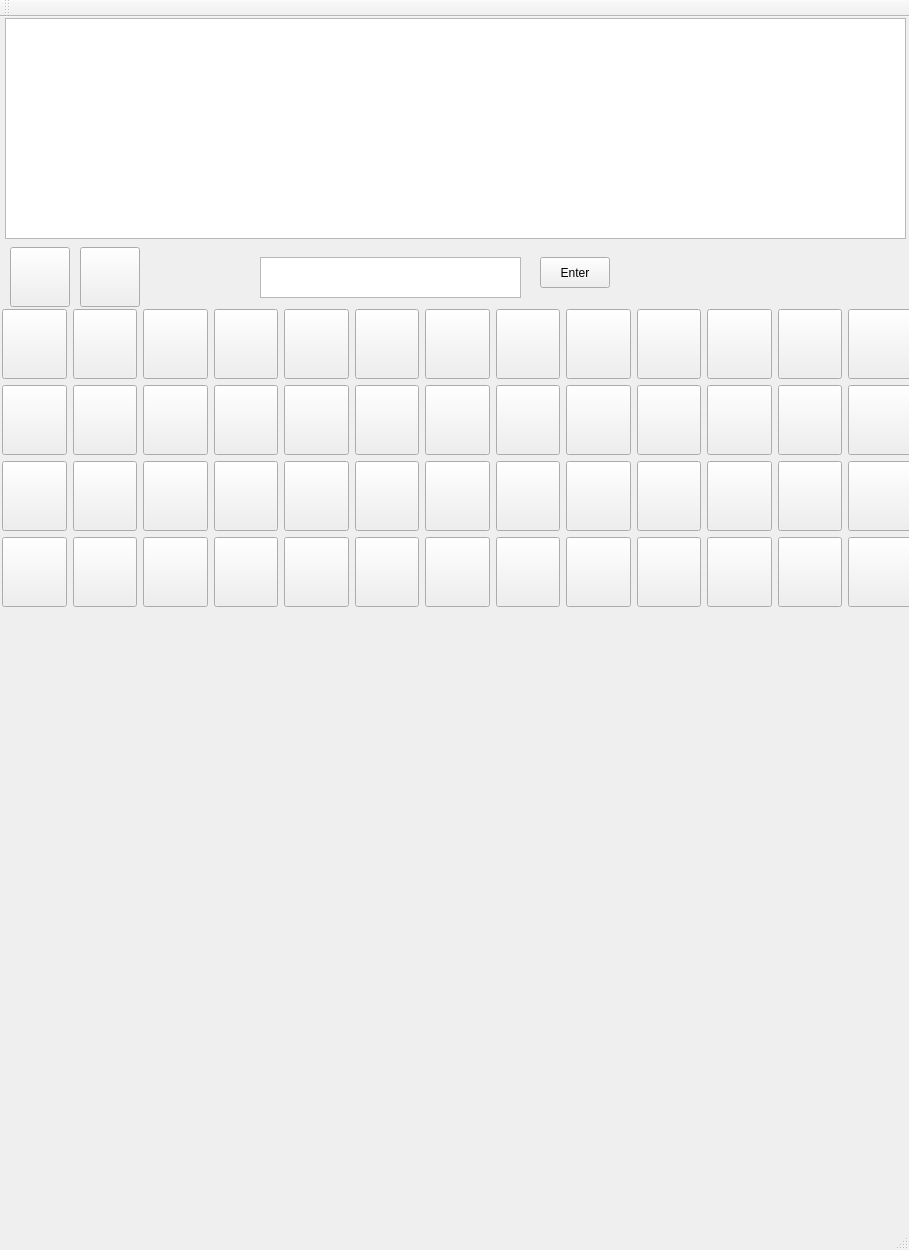
<?xml version="1.0" encoding="UTF-8"?>
<ui version="4.0">
 <class>MainWindow</class>
 <widget class="QMainWindow" name="MainWindow">
  <property name="geometry">
   <rect>
    <x>0</x>
    <y>0</y>
    <width>909</width>
    <height>1250</height>
   </rect>
  </property>
  <property name="sizePolicy">
   <sizepolicy hsizetype="Preferred" vsizetype="Preferred">
    <horstretch>1</horstretch>
    <verstretch>1</verstretch>
   </sizepolicy>
  </property>
  <property name="windowTitle">
   <string>MainWindow</string>
  </property>
  <widget class="QWidget" name="centralwidget">
   <widget class="QPushButton" name="pushButton_55">
    <property name="geometry">
     <rect>
      <x>540</x>
      <y>240</y>
      <width>70</width>
      <height>31</height>
     </rect>
    </property>
    <property name="sizePolicy">
     <sizepolicy hsizetype="Preferred" vsizetype="Preferred">
      <horstretch>0</horstretch>
      <verstretch>0</verstretch>
     </sizepolicy>
    </property>
    <property name="maximumSize">
     <size>
      <width>70</width>
      <height>70</height>
     </size>
    </property>
    <property name="styleSheet">
     <string notr="true">#pushButton{
background: transparent url(:/cards.png) no-repeat 0 0;

}
#pushButton:pressed
{
   background: transparent url(:/cards.png) no-repeat 0 0;
}
</string>
    </property>
    <property name="text">
     <string>Enter</string>
    </property>
   </widget>
   <widget class="QTextBrowser" name="textBrowser">
    <property name="geometry">
     <rect>
      <x>5</x>
      <y>1</y>
      <width>901</width>
      <height>221</height>
     </rect>
    </property>
    <property name="sizePolicy">
     <sizepolicy hsizetype="Preferred" vsizetype="Preferred">
      <horstretch>0</horstretch>
      <verstretch>0</verstretch>
     </sizepolicy>
    </property>
    <property name="autoFillBackground">
     <bool>true</bool>
    </property>
   </widget>
   <widget class="QWidget" name="layoutWidget">
    <property name="geometry">
     <rect>
      <x>2</x>
      <y>292</y>
      <width>911</width>
      <height>301</height>
     </rect>
    </property>
    <layout class="QGridLayout" name="gridLayout">
     <item row="3" column="1">
      <widget class="QPushButton" name="D_2">
       <property name="sizePolicy">
        <sizepolicy hsizetype="Preferred" vsizetype="Preferred">
         <horstretch>0</horstretch>
         <verstretch>0</verstretch>
        </sizepolicy>
       </property>
       <property name="maximumSize">
        <size>
         <width>70</width>
         <height>70</height>
        </size>
       </property>
       <property name="styleSheet">
        <string notr="true">#pushButton{
background: transparent url(:/cards.png) no-repeat 0 0;

}
#pushButton:pressed
{
   background: transparent url(:/cards.png) no-repeat 0 0;
}
</string>
       </property>
       <property name="text">
        <string/>
       </property>
      </widget>
     </item>
     <item row="2" column="1">
      <widget class="QPushButton" name="H_2">
       <property name="sizePolicy">
        <sizepolicy hsizetype="Preferred" vsizetype="Preferred">
         <horstretch>0</horstretch>
         <verstretch>0</verstretch>
        </sizepolicy>
       </property>
       <property name="maximumSize">
        <size>
         <width>70</width>
         <height>70</height>
        </size>
       </property>
       <property name="styleSheet">
        <string notr="true">#pushButton{
background: transparent url(:/cards.png) no-repeat 0 0;

}
#pushButton:pressed
{
   background: transparent url(:/cards.png) no-repeat 0 0;
}
</string>
       </property>
       <property name="text">
        <string/>
       </property>
      </widget>
     </item>
     <item row="1" column="5">
      <widget class="QPushButton" name="C_6">
       <property name="sizePolicy">
        <sizepolicy hsizetype="Preferred" vsizetype="Preferred">
         <horstretch>0</horstretch>
         <verstretch>0</verstretch>
        </sizepolicy>
       </property>
       <property name="maximumSize">
        <size>
         <width>70</width>
         <height>70</height>
        </size>
       </property>
       <property name="styleSheet">
        <string notr="true">#pushButton{
background: transparent url(:/cards.png) no-repeat 0 0;

}
#pushButton:pressed
{
   background: transparent url(:/cards.png) no-repeat 0 0;
}
</string>
       </property>
       <property name="text">
        <string/>
       </property>
      </widget>
     </item>
     <item row="2" column="2">
      <widget class="QPushButton" name="H_3">
       <property name="sizePolicy">
        <sizepolicy hsizetype="Preferred" vsizetype="Preferred">
         <horstretch>0</horstretch>
         <verstretch>0</verstretch>
        </sizepolicy>
       </property>
       <property name="maximumSize">
        <size>
         <width>70</width>
         <height>70</height>
        </size>
       </property>
       <property name="styleSheet">
        <string notr="true">#pushButton{
background: transparent url(:/cards.png) no-repeat 0 0;

}
#pushButton:pressed
{
   background: transparent url(:/cards.png) no-repeat 0 0;
}
</string>
       </property>
       <property name="text">
        <string/>
       </property>
      </widget>
     </item>
     <item row="0" column="0">
      <widget class="QPushButton" name="S_A">
       <property name="sizePolicy">
        <sizepolicy hsizetype="Preferred" vsizetype="Preferred">
         <horstretch>0</horstretch>
         <verstretch>0</verstretch>
        </sizepolicy>
       </property>
       <property name="maximumSize">
        <size>
         <width>70</width>
         <height>70</height>
        </size>
       </property>
       <property name="styleSheet">
        <string notr="true"/>
       </property>
       <property name="text">
        <string/>
       </property>
      </widget>
     </item>
     <item row="1" column="4">
      <widget class="QPushButton" name="C_5">
       <property name="sizePolicy">
        <sizepolicy hsizetype="Preferred" vsizetype="Preferred">
         <horstretch>0</horstretch>
         <verstretch>0</verstretch>
        </sizepolicy>
       </property>
       <property name="maximumSize">
        <size>
         <width>70</width>
         <height>70</height>
        </size>
       </property>
       <property name="styleSheet">
        <string notr="true">#pushButton{
background: transparent url(:/cards.png) no-repeat 0 0;

}
#pushButton:pressed
{
   background: transparent url(:/cards.png) no-repeat 0 0;
}
</string>
       </property>
       <property name="text">
        <string/>
       </property>
      </widget>
     </item>
     <item row="1" column="2">
      <widget class="QPushButton" name="C_3">
       <property name="sizePolicy">
        <sizepolicy hsizetype="Preferred" vsizetype="Preferred">
         <horstretch>0</horstretch>
         <verstretch>0</verstretch>
        </sizepolicy>
       </property>
       <property name="maximumSize">
        <size>
         <width>70</width>
         <height>70</height>
        </size>
       </property>
       <property name="styleSheet">
        <string notr="true">#pushButton{
background: transparent url(:/cards.png) no-repeat 0 0;

}
#pushButton:pressed
{
   background: transparent url(:/cards.png) no-repeat 0 0;
}
</string>
       </property>
       <property name="text">
        <string/>
       </property>
      </widget>
     </item>
     <item row="2" column="3">
      <widget class="QPushButton" name="H_4">
       <property name="sizePolicy">
        <sizepolicy hsizetype="Preferred" vsizetype="Preferred">
         <horstretch>0</horstretch>
         <verstretch>0</verstretch>
        </sizepolicy>
       </property>
       <property name="maximumSize">
        <size>
         <width>70</width>
         <height>70</height>
        </size>
       </property>
       <property name="styleSheet">
        <string notr="true">#pushButton{
background: transparent url(:/cards.png) no-repeat 0 0;

}
#pushButton:pressed
{
   background: transparent url(:/cards.png) no-repeat 0 0;
}
</string>
       </property>
       <property name="text">
        <string/>
       </property>
      </widget>
     </item>
     <item row="1" column="3">
      <widget class="QPushButton" name="C_4">
       <property name="sizePolicy">
        <sizepolicy hsizetype="Preferred" vsizetype="Preferred">
         <horstretch>0</horstretch>
         <verstretch>0</verstretch>
        </sizepolicy>
       </property>
       <property name="maximumSize">
        <size>
         <width>70</width>
         <height>70</height>
        </size>
       </property>
       <property name="styleSheet">
        <string notr="true">#pushButton{
background: transparent url(:/cards.png) no-repeat 0 0;

}
#pushButton:pressed
{
   background: transparent url(:/cards.png) no-repeat 0 0;
}
</string>
       </property>
       <property name="text">
        <string/>
       </property>
      </widget>
     </item>
     <item row="3" column="0">
      <widget class="QPushButton" name="D_A">
       <property name="sizePolicy">
        <sizepolicy hsizetype="Preferred" vsizetype="Preferred">
         <horstretch>0</horstretch>
         <verstretch>0</verstretch>
        </sizepolicy>
       </property>
       <property name="maximumSize">
        <size>
         <width>70</width>
         <height>70</height>
        </size>
       </property>
       <property name="styleSheet">
        <string notr="true">#pushButton{
background: transparent url(:/cards.png) no-repeat 0 0;

}
#pushButton:pressed
{
   background: transparent url(:/cards.png) no-repeat 0 0;
}
</string>
       </property>
       <property name="text">
        <string/>
       </property>
      </widget>
     </item>
     <item row="1" column="1">
      <widget class="QPushButton" name="C_2">
       <property name="sizePolicy">
        <sizepolicy hsizetype="Preferred" vsizetype="Preferred">
         <horstretch>0</horstretch>
         <verstretch>0</verstretch>
        </sizepolicy>
       </property>
       <property name="maximumSize">
        <size>
         <width>70</width>
         <height>70</height>
        </size>
       </property>
       <property name="styleSheet">
        <string notr="true">#pushButton{
background: transparent url(:/cards.png) no-repeat 0 0;

}
#pushButton:pressed
{
   background: transparent url(:/cards.png) no-repeat 0 0;
}
</string>
       </property>
       <property name="text">
        <string/>
       </property>
      </widget>
     </item>
     <item row="1" column="9">
      <widget class="QPushButton" name="C_T">
       <property name="sizePolicy">
        <sizepolicy hsizetype="Preferred" vsizetype="Preferred">
         <horstretch>0</horstretch>
         <verstretch>0</verstretch>
        </sizepolicy>
       </property>
       <property name="maximumSize">
        <size>
         <width>70</width>
         <height>70</height>
        </size>
       </property>
       <property name="styleSheet">
        <string notr="true">#pushButton{
background: transparent url(:/cards.png) no-repeat 0 0;

}
#pushButton:pressed
{
   background: transparent url(:/cards.png) no-repeat 0 0;
}
</string>
       </property>
       <property name="text">
        <string/>
       </property>
      </widget>
     </item>
     <item row="3" column="5">
      <widget class="QPushButton" name="D_6">
       <property name="sizePolicy">
        <sizepolicy hsizetype="Preferred" vsizetype="Preferred">
         <horstretch>0</horstretch>
         <verstretch>0</verstretch>
        </sizepolicy>
       </property>
       <property name="maximumSize">
        <size>
         <width>70</width>
         <height>70</height>
        </size>
       </property>
       <property name="styleSheet">
        <string notr="true">#pushButton{
background: transparent url(:/cards.png) no-repeat 0 0;

}
#pushButton:pressed
{
   background: transparent url(:/cards.png) no-repeat 0 0;
}
</string>
       </property>
       <property name="text">
        <string/>
       </property>
      </widget>
     </item>
     <item row="2" column="7">
      <widget class="QPushButton" name="H_8">
       <property name="sizePolicy">
        <sizepolicy hsizetype="Preferred" vsizetype="Preferred">
         <horstretch>0</horstretch>
         <verstretch>0</verstretch>
        </sizepolicy>
       </property>
       <property name="maximumSize">
        <size>
         <width>70</width>
         <height>70</height>
        </size>
       </property>
       <property name="styleSheet">
        <string notr="true">#pushButton{
background: transparent url(:/cards.png) no-repeat 0 0;

}
#pushButton:pressed
{
   background: transparent url(:/cards.png) no-repeat 0 0;
}
</string>
       </property>
       <property name="text">
        <string/>
       </property>
      </widget>
     </item>
     <item row="1" column="8">
      <widget class="QPushButton" name="C_9">
       <property name="sizePolicy">
        <sizepolicy hsizetype="Preferred" vsizetype="Preferred">
         <horstretch>0</horstretch>
         <verstretch>0</verstretch>
        </sizepolicy>
       </property>
       <property name="maximumSize">
        <size>
         <width>70</width>
         <height>70</height>
        </size>
       </property>
       <property name="styleSheet">
        <string notr="true">#pushButton{
background: transparent url(:/cards.png) no-repeat 0 0;

}
#pushButton:pressed
{
   background: transparent url(:/cards.png) no-repeat 0 0;
}
</string>
       </property>
       <property name="text">
        <string/>
       </property>
      </widget>
     </item>
     <item row="3" column="8">
      <widget class="QPushButton" name="D_9">
       <property name="sizePolicy">
        <sizepolicy hsizetype="Preferred" vsizetype="Preferred">
         <horstretch>0</horstretch>
         <verstretch>0</verstretch>
        </sizepolicy>
       </property>
       <property name="maximumSize">
        <size>
         <width>70</width>
         <height>70</height>
        </size>
       </property>
       <property name="styleSheet">
        <string notr="true">#pushButton{
background: transparent url(:/cards.png) no-repeat 0 0;

}
#pushButton:pressed
{
   background: transparent url(:/cards.png) no-repeat 0 0;
}
</string>
       </property>
       <property name="text">
        <string/>
       </property>
      </widget>
     </item>
     <item row="1" column="7">
      <widget class="QPushButton" name="C_8">
       <property name="sizePolicy">
        <sizepolicy hsizetype="Preferred" vsizetype="Preferred">
         <horstretch>0</horstretch>
         <verstretch>0</verstretch>
        </sizepolicy>
       </property>
       <property name="maximumSize">
        <size>
         <width>70</width>
         <height>70</height>
        </size>
       </property>
       <property name="styleSheet">
        <string notr="true">#pushButton{
background: transparent url(:/cards.png) no-repeat 0 0;

}
#pushButton:pressed
{
   background: transparent url(:/cards.png) no-repeat 0 0;
}
</string>
       </property>
       <property name="text">
        <string/>
       </property>
      </widget>
     </item>
     <item row="2" column="6">
      <widget class="QPushButton" name="H_7">
       <property name="sizePolicy">
        <sizepolicy hsizetype="Preferred" vsizetype="Preferred">
         <horstretch>0</horstretch>
         <verstretch>0</verstretch>
        </sizepolicy>
       </property>
       <property name="maximumSize">
        <size>
         <width>70</width>
         <height>70</height>
        </size>
       </property>
       <property name="styleSheet">
        <string notr="true">#pushButton{
background: transparent url(:/cards.png) no-repeat 0 0;

}
#pushButton:pressed
{
   background: transparent url(:/cards.png) no-repeat 0 0;
}
</string>
       </property>
       <property name="text">
        <string/>
       </property>
      </widget>
     </item>
     <item row="3" column="4">
      <widget class="QPushButton" name="D_5">
       <property name="sizePolicy">
        <sizepolicy hsizetype="Preferred" vsizetype="Preferred">
         <horstretch>0</horstretch>
         <verstretch>0</verstretch>
        </sizepolicy>
       </property>
       <property name="maximumSize">
        <size>
         <width>70</width>
         <height>70</height>
        </size>
       </property>
       <property name="styleSheet">
        <string notr="true">#pushButton{
background: transparent url(:/cards.png) no-repeat 0 0;

}
#pushButton:pressed
{
   background: transparent url(:/cards.png) no-repeat 0 0;
}
</string>
       </property>
       <property name="text">
        <string/>
       </property>
      </widget>
     </item>
     <item row="2" column="8">
      <widget class="QPushButton" name="H_9">
       <property name="sizePolicy">
        <sizepolicy hsizetype="Preferred" vsizetype="Preferred">
         <horstretch>0</horstretch>
         <verstretch>0</verstretch>
        </sizepolicy>
       </property>
       <property name="maximumSize">
        <size>
         <width>70</width>
         <height>70</height>
        </size>
       </property>
       <property name="styleSheet">
        <string notr="true">#pushButton{
background: transparent url(:/cards.png) no-repeat 0 0;

}
#pushButton:pressed
{
   background: transparent url(:/cards.png) no-repeat 0 0;
}
</string>
       </property>
       <property name="text">
        <string/>
       </property>
      </widget>
     </item>
     <item row="2" column="9">
      <widget class="QPushButton" name="H_T">
       <property name="sizePolicy">
        <sizepolicy hsizetype="Preferred" vsizetype="Preferred">
         <horstretch>0</horstretch>
         <verstretch>0</verstretch>
        </sizepolicy>
       </property>
       <property name="maximumSize">
        <size>
         <width>70</width>
         <height>70</height>
        </size>
       </property>
       <property name="styleSheet">
        <string notr="true">#pushButton{
background: transparent url(:/cards.png) no-repeat 0 0;

}
#pushButton:pressed
{
   background: transparent url(:/cards.png) no-repeat 0 0;
}
</string>
       </property>
       <property name="text">
        <string/>
       </property>
      </widget>
     </item>
     <item row="1" column="6">
      <widget class="QPushButton" name="C_7">
       <property name="sizePolicy">
        <sizepolicy hsizetype="Preferred" vsizetype="Preferred">
         <horstretch>0</horstretch>
         <verstretch>0</verstretch>
        </sizepolicy>
       </property>
       <property name="maximumSize">
        <size>
         <width>70</width>
         <height>70</height>
        </size>
       </property>
       <property name="styleSheet">
        <string notr="true">#pushButton{
background: transparent url(:/cards.png) no-repeat 0 0;

}
#pushButton:pressed
{
   background: transparent url(:/cards.png) no-repeat 0 0;
}
</string>
       </property>
       <property name="text">
        <string/>
       </property>
      </widget>
     </item>
     <item row="3" column="9">
      <widget class="QPushButton" name="D_T">
       <property name="sizePolicy">
        <sizepolicy hsizetype="Preferred" vsizetype="Preferred">
         <horstretch>0</horstretch>
         <verstretch>0</verstretch>
        </sizepolicy>
       </property>
       <property name="maximumSize">
        <size>
         <width>70</width>
         <height>70</height>
        </size>
       </property>
       <property name="styleSheet">
        <string notr="true">#pushButton{
background: transparent url(:/cards.png) no-repeat 0 0;

}
#pushButton:pressed
{
   background: transparent url(:/cards.png) no-repeat 0 0;
}
</string>
       </property>
       <property name="text">
        <string/>
       </property>
      </widget>
     </item>
     <item row="3" column="12">
      <widget class="QPushButton" name="D_K">
       <property name="sizePolicy">
        <sizepolicy hsizetype="Preferred" vsizetype="Preferred">
         <horstretch>0</horstretch>
         <verstretch>0</verstretch>
        </sizepolicy>
       </property>
       <property name="maximumSize">
        <size>
         <width>70</width>
         <height>70</height>
        </size>
       </property>
       <property name="styleSheet">
        <string notr="true">#pushButton{
background: transparent url(:/cards.png) no-repeat 0 0;

}
#pushButton:pressed
{
   background: transparent url(:/cards.png) no-repeat 0 0;
}
</string>
       </property>
       <property name="text">
        <string/>
       </property>
      </widget>
     </item>
     <item row="2" column="11">
      <widget class="QPushButton" name="H_Q">
       <property name="sizePolicy">
        <sizepolicy hsizetype="Preferred" vsizetype="Preferred">
         <horstretch>0</horstretch>
         <verstretch>0</verstretch>
        </sizepolicy>
       </property>
       <property name="maximumSize">
        <size>
         <width>70</width>
         <height>70</height>
        </size>
       </property>
       <property name="styleSheet">
        <string notr="true">#pushButton{
background: transparent url(:/cards.png) no-repeat 0 0;

}
#pushButton:pressed
{
   background: transparent url(:/cards.png) no-repeat 0 0;
}
</string>
       </property>
       <property name="text">
        <string/>
       </property>
      </widget>
     </item>
     <item row="2" column="12">
      <widget class="QPushButton" name="H_K">
       <property name="sizePolicy">
        <sizepolicy hsizetype="Preferred" vsizetype="Preferred">
         <horstretch>0</horstretch>
         <verstretch>0</verstretch>
        </sizepolicy>
       </property>
       <property name="maximumSize">
        <size>
         <width>70</width>
         <height>70</height>
        </size>
       </property>
       <property name="styleSheet">
        <string notr="true">#pushButton{
background: transparent url(:/cards.png) no-repeat 0 0;

}
#pushButton:pressed
{
   background: transparent url(:/cards.png) no-repeat 0 0;
}
</string>
       </property>
       <property name="text">
        <string/>
       </property>
      </widget>
     </item>
     <item row="2" column="10">
      <widget class="QPushButton" name="H_J">
       <property name="sizePolicy">
        <sizepolicy hsizetype="Preferred" vsizetype="Preferred">
         <horstretch>0</horstretch>
         <verstretch>0</verstretch>
        </sizepolicy>
       </property>
       <property name="maximumSize">
        <size>
         <width>70</width>
         <height>70</height>
        </size>
       </property>
       <property name="styleSheet">
        <string notr="true">#pushButton{
background: transparent url(:/cards.png) no-repeat 0 0;

}
#pushButton:pressed
{
   background: transparent url(:/cards.png) no-repeat 0 0;
}
</string>
       </property>
       <property name="text">
        <string/>
       </property>
      </widget>
     </item>
     <item row="0" column="3">
      <widget class="QPushButton" name="S_4">
       <property name="sizePolicy">
        <sizepolicy hsizetype="Preferred" vsizetype="Preferred">
         <horstretch>0</horstretch>
         <verstretch>0</verstretch>
        </sizepolicy>
       </property>
       <property name="maximumSize">
        <size>
         <width>70</width>
         <height>70</height>
        </size>
       </property>
       <property name="styleSheet">
        <string notr="true">#pushButton{
background: transparent url(:/cards.png) no-repeat 0 0;

}
#pushButton:pressed
{
   background: transparent url(:/cards.png) no-repeat 0 0;
}
</string>
       </property>
       <property name="text">
        <string/>
       </property>
      </widget>
     </item>
     <item row="0" column="2">
      <widget class="QPushButton" name="S_3">
       <property name="sizePolicy">
        <sizepolicy hsizetype="Preferred" vsizetype="Preferred">
         <horstretch>0</horstretch>
         <verstretch>0</verstretch>
        </sizepolicy>
       </property>
       <property name="maximumSize">
        <size>
         <width>70</width>
         <height>70</height>
        </size>
       </property>
       <property name="styleSheet">
        <string notr="true">#pushButton{
background: transparent url(:/cards.png) no-repeat 0 0;

}
#pushButton:pressed
{
   background: transparent url(:/cards.png) no-repeat 0 0;
}
</string>
       </property>
       <property name="text">
        <string/>
       </property>
      </widget>
     </item>
     <item row="0" column="4">
      <widget class="QPushButton" name="S_5">
       <property name="sizePolicy">
        <sizepolicy hsizetype="Preferred" vsizetype="Preferred">
         <horstretch>0</horstretch>
         <verstretch>0</verstretch>
        </sizepolicy>
       </property>
       <property name="maximumSize">
        <size>
         <width>70</width>
         <height>70</height>
        </size>
       </property>
       <property name="styleSheet">
        <string notr="true">#pushButton{
background: transparent url(:/cards.png) no-repeat 0 0;

}
#pushButton:pressed
{
   background: transparent url(:/cards.png) no-repeat 0 0;
}
</string>
       </property>
       <property name="text">
        <string/>
       </property>
      </widget>
     </item>
     <item row="0" column="7">
      <widget class="QPushButton" name="S_8">
       <property name="sizePolicy">
        <sizepolicy hsizetype="Preferred" vsizetype="Preferred">
         <horstretch>0</horstretch>
         <verstretch>0</verstretch>
        </sizepolicy>
       </property>
       <property name="maximumSize">
        <size>
         <width>70</width>
         <height>70</height>
        </size>
       </property>
       <property name="styleSheet">
        <string notr="true">#pushButton{
background: transparent url(:/cards.png) no-repeat 0 0;

}
#pushButton:pressed
{
   background: transparent url(:/cards.png) no-repeat 0 0;
}
</string>
       </property>
       <property name="text">
        <string/>
       </property>
      </widget>
     </item>
     <item row="0" column="1">
      <widget class="QPushButton" name="S_2">
       <property name="sizePolicy">
        <sizepolicy hsizetype="Preferred" vsizetype="Preferred">
         <horstretch>0</horstretch>
         <verstretch>0</verstretch>
        </sizepolicy>
       </property>
       <property name="maximumSize">
        <size>
         <width>70</width>
         <height>70</height>
        </size>
       </property>
       <property name="styleSheet">
        <string notr="true"/>
       </property>
       <property name="text">
        <string/>
       </property>
      </widget>
     </item>
     <item row="0" column="8">
      <widget class="QPushButton" name="S_9">
       <property name="sizePolicy">
        <sizepolicy hsizetype="Preferred" vsizetype="Preferred">
         <horstretch>0</horstretch>
         <verstretch>0</verstretch>
        </sizepolicy>
       </property>
       <property name="maximumSize">
        <size>
         <width>70</width>
         <height>70</height>
        </size>
       </property>
       <property name="styleSheet">
        <string notr="true">#pushButton{
background: transparent url(:/cards.png) no-repeat 0 0;

}
#pushButton:pressed
{
   background: transparent url(:/cards.png) no-repeat 0 0;
}
</string>
       </property>
       <property name="text">
        <string/>
       </property>
      </widget>
     </item>
     <item row="0" column="6">
      <widget class="QPushButton" name="S_7">
       <property name="sizePolicy">
        <sizepolicy hsizetype="Preferred" vsizetype="Preferred">
         <horstretch>0</horstretch>
         <verstretch>0</verstretch>
        </sizepolicy>
       </property>
       <property name="maximumSize">
        <size>
         <width>70</width>
         <height>70</height>
        </size>
       </property>
       <property name="styleSheet">
        <string notr="true">#pushButton{
background: transparent url(:/cards.png) no-repeat 0 0;

}
#pushButton:pressed
{
   background: transparent url(:/cards.png) no-repeat 0 0;
}
</string>
       </property>
       <property name="text">
        <string/>
       </property>
      </widget>
     </item>
     <item row="0" column="5">
      <widget class="QPushButton" name="S_6">
       <property name="sizePolicy">
        <sizepolicy hsizetype="Preferred" vsizetype="Preferred">
         <horstretch>0</horstretch>
         <verstretch>0</verstretch>
        </sizepolicy>
       </property>
       <property name="maximumSize">
        <size>
         <width>70</width>
         <height>70</height>
        </size>
       </property>
       <property name="styleSheet">
        <string notr="true">#pushButton{
background: transparent url(:/cards.png) no-repeat 0 0;

}
#pushButton:pressed
{
   background: transparent url(:/cards.png) no-repeat 0 0;
}
</string>
       </property>
       <property name="text">
        <string/>
       </property>
      </widget>
     </item>
     <item row="0" column="10">
      <widget class="QPushButton" name="S_J">
       <property name="sizePolicy">
        <sizepolicy hsizetype="Preferred" vsizetype="Preferred">
         <horstretch>0</horstretch>
         <verstretch>0</verstretch>
        </sizepolicy>
       </property>
       <property name="maximumSize">
        <size>
         <width>70</width>
         <height>70</height>
        </size>
       </property>
       <property name="styleSheet">
        <string notr="true">#pushButton{
background: transparent url(:/cards.png) no-repeat 0 0;

}
#pushButton:pressed
{
   background: transparent url(:/cards.png) no-repeat 0 0;
}
</string>
       </property>
       <property name="text">
        <string/>
       </property>
      </widget>
     </item>
     <item row="1" column="0">
      <widget class="QPushButton" name="C_A">
       <property name="sizePolicy">
        <sizepolicy hsizetype="Preferred" vsizetype="Preferred">
         <horstretch>0</horstretch>
         <verstretch>0</verstretch>
        </sizepolicy>
       </property>
       <property name="maximumSize">
        <size>
         <width>70</width>
         <height>70</height>
        </size>
       </property>
       <property name="styleSheet">
        <string notr="true">#pushButton{
background: transparent url(:/cards.png) no-repeat 0 0;

}
#pushButton:pressed
{
   background: transparent url(:/cards.png) no-repeat 0 0;
}
</string>
       </property>
       <property name="text">
        <string/>
       </property>
      </widget>
     </item>
     <item row="0" column="11">
      <widget class="QPushButton" name="S_Q">
       <property name="sizePolicy">
        <sizepolicy hsizetype="Preferred" vsizetype="Preferred">
         <horstretch>0</horstretch>
         <verstretch>0</verstretch>
        </sizepolicy>
       </property>
       <property name="maximumSize">
        <size>
         <width>70</width>
         <height>70</height>
        </size>
       </property>
       <property name="styleSheet">
        <string notr="true">#pushButton{
background: transparent url(:/cards.png) no-repeat 0 0;

}
#pushButton:pressed
{
   background: transparent url(:/cards.png) no-repeat 0 0;
}
</string>
       </property>
       <property name="text">
        <string/>
       </property>
      </widget>
     </item>
     <item row="0" column="9">
      <widget class="QPushButton" name="S_T">
       <property name="sizePolicy">
        <sizepolicy hsizetype="Preferred" vsizetype="Preferred">
         <horstretch>0</horstretch>
         <verstretch>0</verstretch>
        </sizepolicy>
       </property>
       <property name="maximumSize">
        <size>
         <width>70</width>
         <height>70</height>
        </size>
       </property>
       <property name="styleSheet">
        <string notr="true">#pushButton{
background: transparent url(:/cards.png) no-repeat 0 0;

}
#pushButton:pressed
{
   background: transparent url(:/cards.png) no-repeat 0 0;
}
</string>
       </property>
       <property name="text">
        <string/>
       </property>
      </widget>
     </item>
     <item row="0" column="12">
      <widget class="QPushButton" name="S_K">
       <property name="sizePolicy">
        <sizepolicy hsizetype="Preferred" vsizetype="Preferred">
         <horstretch>0</horstretch>
         <verstretch>0</verstretch>
        </sizepolicy>
       </property>
       <property name="maximumSize">
        <size>
         <width>70</width>
         <height>70</height>
        </size>
       </property>
       <property name="styleSheet">
        <string notr="true">#pushButton{
background: transparent url(:/cards.png) no-repeat 0 0;

}
#pushButton:pressed
{
   background: transparent url(:/cards.png) no-repeat 0 0;
}
</string>
       </property>
       <property name="text">
        <string/>
       </property>
      </widget>
     </item>
     <item row="3" column="2">
      <widget class="QPushButton" name="D_3">
       <property name="sizePolicy">
        <sizepolicy hsizetype="Preferred" vsizetype="Preferred">
         <horstretch>0</horstretch>
         <verstretch>0</verstretch>
        </sizepolicy>
       </property>
       <property name="maximumSize">
        <size>
         <width>70</width>
         <height>70</height>
        </size>
       </property>
       <property name="styleSheet">
        <string notr="true">#pushButton{
background: transparent url(:/cards.png) no-repeat 0 0;

}
#pushButton:pressed
{
   background: transparent url(:/cards.png) no-repeat 0 0;
}
</string>
       </property>
       <property name="text">
        <string/>
       </property>
      </widget>
     </item>
     <item row="2" column="4">
      <widget class="QPushButton" name="H_5">
       <property name="sizePolicy">
        <sizepolicy hsizetype="Preferred" vsizetype="Preferred">
         <horstretch>0</horstretch>
         <verstretch>0</verstretch>
        </sizepolicy>
       </property>
       <property name="maximumSize">
        <size>
         <width>70</width>
         <height>70</height>
        </size>
       </property>
       <property name="styleSheet">
        <string notr="true">#pushButton{
background: transparent url(:/cards.png) no-repeat 0 0;

}
#pushButton:pressed
{
   background: transparent url(:/cards.png) no-repeat 0 0;
}
</string>
       </property>
       <property name="text">
        <string/>
       </property>
      </widget>
     </item>
     <item row="3" column="10">
      <widget class="QPushButton" name="D_J">
       <property name="sizePolicy">
        <sizepolicy hsizetype="Preferred" vsizetype="Preferred">
         <horstretch>0</horstretch>
         <verstretch>0</verstretch>
        </sizepolicy>
       </property>
       <property name="maximumSize">
        <size>
         <width>70</width>
         <height>70</height>
        </size>
       </property>
       <property name="styleSheet">
        <string notr="true">#pushButton{
background: transparent url(:/cards.png) no-repeat 0 0;

}
#pushButton:pressed
{
   background: transparent url(:/cards.png) no-repeat 0 0;
}
</string>
       </property>
       <property name="text">
        <string/>
       </property>
      </widget>
     </item>
     <item row="2" column="0">
      <widget class="QPushButton" name="H_A">
       <property name="sizePolicy">
        <sizepolicy hsizetype="Preferred" vsizetype="Preferred">
         <horstretch>0</horstretch>
         <verstretch>0</verstretch>
        </sizepolicy>
       </property>
       <property name="maximumSize">
        <size>
         <width>70</width>
         <height>70</height>
        </size>
       </property>
       <property name="styleSheet">
        <string notr="true">#pushButton{
background: transparent url(:/cards.png) no-repeat 0 0;

}
#pushButton:pressed
{
   background: transparent url(:/cards.png) no-repeat 0 0;
}
</string>
       </property>
       <property name="text">
        <string/>
       </property>
      </widget>
     </item>
     <item row="2" column="5">
      <widget class="QPushButton" name="H_6">
       <property name="sizePolicy">
        <sizepolicy hsizetype="Preferred" vsizetype="Preferred">
         <horstretch>0</horstretch>
         <verstretch>0</verstretch>
        </sizepolicy>
       </property>
       <property name="maximumSize">
        <size>
         <width>70</width>
         <height>70</height>
        </size>
       </property>
       <property name="styleSheet">
        <string notr="true">#pushButton{
background: transparent url(:/cards.png) no-repeat 0 0;

}
#pushButton:pressed
{
   background: transparent url(:/cards.png) no-repeat 0 0;
}
</string>
       </property>
       <property name="text">
        <string/>
       </property>
      </widget>
     </item>
     <item row="3" column="3">
      <widget class="QPushButton" name="D_4">
       <property name="sizePolicy">
        <sizepolicy hsizetype="Preferred" vsizetype="Preferred">
         <horstretch>0</horstretch>
         <verstretch>0</verstretch>
        </sizepolicy>
       </property>
       <property name="maximumSize">
        <size>
         <width>70</width>
         <height>70</height>
        </size>
       </property>
       <property name="styleSheet">
        <string notr="true">#pushButton{
background: transparent url(:/cards.png) no-repeat 0 0;

}
#pushButton:pressed
{
   background: transparent url(:/cards.png) no-repeat 0 0;
}
</string>
       </property>
       <property name="text">
        <string/>
       </property>
      </widget>
     </item>
     <item row="1" column="11">
      <widget class="QPushButton" name="C_Q">
       <property name="sizePolicy">
        <sizepolicy hsizetype="Preferred" vsizetype="Preferred">
         <horstretch>0</horstretch>
         <verstretch>0</verstretch>
        </sizepolicy>
       </property>
       <property name="maximumSize">
        <size>
         <width>70</width>
         <height>70</height>
        </size>
       </property>
       <property name="styleSheet">
        <string notr="true">#pushButton{
background: transparent url(:/cards.png) no-repeat 0 0;

}
#pushButton:pressed
{
   background: transparent url(:/cards.png) no-repeat 0 0;
}
</string>
       </property>
       <property name="text">
        <string/>
       </property>
      </widget>
     </item>
     <item row="1" column="12">
      <widget class="QPushButton" name="C_K">
       <property name="sizePolicy">
        <sizepolicy hsizetype="Preferred" vsizetype="Preferred">
         <horstretch>0</horstretch>
         <verstretch>0</verstretch>
        </sizepolicy>
       </property>
       <property name="maximumSize">
        <size>
         <width>70</width>
         <height>70</height>
        </size>
       </property>
       <property name="styleSheet">
        <string notr="true">#pushButton{
background: transparent url(:/cards.png) no-repeat 0 0;

}
#pushButton:pressed
{
   background: transparent url(:/cards.png) no-repeat 0 0;
}
</string>
       </property>
       <property name="text">
        <string/>
       </property>
      </widget>
     </item>
     <item row="3" column="6">
      <widget class="QPushButton" name="D_7">
       <property name="sizePolicy">
        <sizepolicy hsizetype="Preferred" vsizetype="Preferred">
         <horstretch>0</horstretch>
         <verstretch>0</verstretch>
        </sizepolicy>
       </property>
       <property name="maximumSize">
        <size>
         <width>70</width>
         <height>70</height>
        </size>
       </property>
       <property name="styleSheet">
        <string notr="true">#pushButton{
background: transparent url(:/cards.png) no-repeat 0 0;

}
#pushButton:pressed
{
   background: transparent url(:/cards.png) no-repeat 0 0;
}
</string>
       </property>
       <property name="text">
        <string/>
       </property>
      </widget>
     </item>
     <item row="3" column="7">
      <widget class="QPushButton" name="D_8">
       <property name="sizePolicy">
        <sizepolicy hsizetype="Preferred" vsizetype="Preferred">
         <horstretch>0</horstretch>
         <verstretch>0</verstretch>
        </sizepolicy>
       </property>
       <property name="maximumSize">
        <size>
         <width>70</width>
         <height>70</height>
        </size>
       </property>
       <property name="styleSheet">
        <string notr="true">#pushButton{
background: transparent url(:/cards.png) no-repeat 0 0;

}
#pushButton:pressed
{
   background: transparent url(:/cards.png) no-repeat 0 0;
}
</string>
       </property>
       <property name="text">
        <string/>
       </property>
      </widget>
     </item>
     <item row="1" column="10">
      <widget class="QPushButton" name="C_J">
       <property name="sizePolicy">
        <sizepolicy hsizetype="Preferred" vsizetype="Preferred">
         <horstretch>0</horstretch>
         <verstretch>0</verstretch>
        </sizepolicy>
       </property>
       <property name="maximumSize">
        <size>
         <width>70</width>
         <height>70</height>
        </size>
       </property>
       <property name="styleSheet">
        <string notr="true">#pushButton{
background: transparent url(:/cards.png) no-repeat 0 0;

}
#pushButton:pressed
{
   background: transparent url(:/cards.png) no-repeat 0 0;
}
</string>
       </property>
       <property name="text">
        <string/>
       </property>
      </widget>
     </item>
     <item row="3" column="11">
      <widget class="QPushButton" name="D_Q">
       <property name="sizePolicy">
        <sizepolicy hsizetype="Preferred" vsizetype="Preferred">
         <horstretch>0</horstretch>
         <verstretch>0</verstretch>
        </sizepolicy>
       </property>
       <property name="maximumSize">
        <size>
         <width>70</width>
         <height>70</height>
        </size>
       </property>
       <property name="styleSheet">
        <string notr="true">#pushButton{
background: transparent url(:/cards.png) no-repeat 0 0;

}
#pushButton:pressed
{
   background: transparent url(:/cards.png) no-repeat 0 0;
}
</string>
       </property>
       <property name="text">
        <string/>
       </property>
      </widget>
     </item>
    </layout>
   </widget>
   <widget class="QPushButton" name="Board">
    <property name="geometry">
     <rect>
      <x>10</x>
      <y>230</y>
      <width>60</width>
      <height>60</height>
     </rect>
    </property>
    <property name="maximumSize">
     <size>
      <width>60</width>
      <height>60</height>
     </size>
    </property>
    <property name="text">
     <string/>
    </property>
   </widget>
   <widget class="QPushButton" name="unknown_card">
    <property name="geometry">
     <rect>
      <x>80</x>
      <y>230</y>
      <width>60</width>
      <height>60</height>
     </rect>
    </property>
    <property name="maximumSize">
     <size>
      <width>60</width>
      <height>60</height>
     </size>
    </property>
    <property name="text">
     <string/>
    </property>
   </widget>
   <widget class="QTextBrowser" name="plainTextEdit">
    <property name="geometry">
     <rect>
      <x>260</x>
      <y>240</y>
      <width>261</width>
      <height>41</height>
     </rect>
    </property>
   </widget>
  </widget>
  <widget class="QMenuBar" name="menubar">
   <property name="geometry">
    <rect>
     <x>0</x>
     <y>0</y>
     <width>909</width>
     <height>21</height>
    </rect>
   </property>
  </widget>
  <widget class="QStatusBar" name="statusbar"/>
  <widget class="QToolBar" name="toolBar">
   <property name="windowTitle">
    <string>toolBar</string>
   </property>
   <attribute name="toolBarArea">
    <enum>TopToolBarArea</enum>
   </attribute>
   <attribute name="toolBarBreak">
    <bool>false</bool>
   </attribute>
  </widget>
 </widget>
 <resources>
  <include location="../../Documents/untitled/icons.qrc"/>
 </resources>
 <connections/>
</ui>
